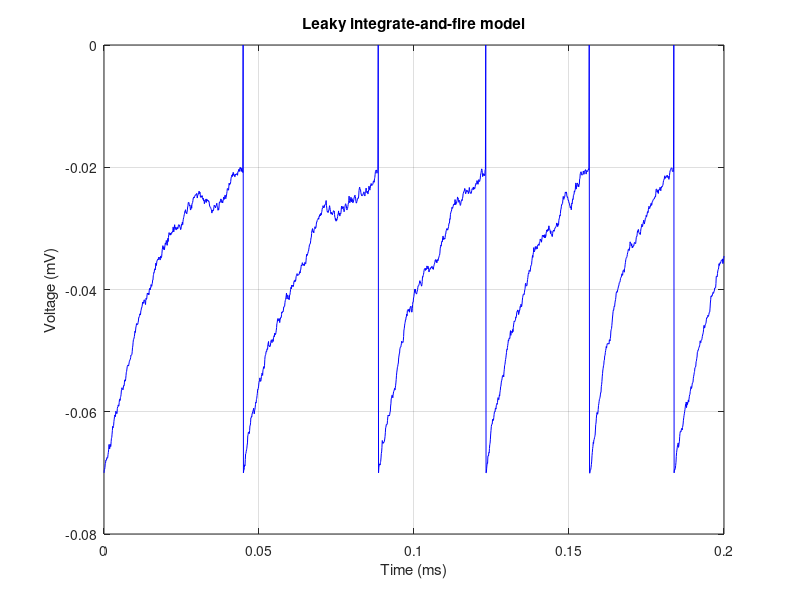

Recreate this plot in MATLAB.
%													
%	Leaky integrate-and-fire model without noise	
%		

% resting potential -> -70 mv to +30 mv
% threshold potential/stimulus -> 50 mv less negative than resting pot
% membrane time constant = r_m * c_m -> around 10ms
% the neuron that just fired goes to a refractory state in which it doesn't respond
%refractory period -> limits the firing rate
% I (t) = Cm(dVm/dt)
% I (t) = - (Vm(t)/Rm) = Cm(dVm/dt)
% RI(t) = - Vm (t) = Omega or R*C (dVm/dt) where omega is R.Cm 

% CLEANUP
clear
clc
clf

%constants
V_th = -0.02;                           % spike threshold -> -50 mv
tau = 0.02;                             % taum -> R*C -> 10 ms or 0.030;
R_m = 3e7;                              % membrane resistance -> 10 Mega ohms or 3e7
C = 1;                                  % membrane capacitance

%time
dt = 0.0001;                           % time in msec or 0.001
dur = 0.2;                             % duration of simulation in msec or 0.5
n_iter = floor(dur ./ dt)+1;           % number of iterations

%potential 
V = zeros(1, n_iter + 1);               % array to store all potential during simulation                          
V_0 = -0.07;                            % initial voltage
EL = V_0;                               % resting potencial
V_reset = V_0 ;                         % reset value
V (1) = V_0;                            % store V_0 in the first index of V

%injected current
I_inj = zeros(1, n_iter + 1);								 
I_inj(1) = 0;                        				% electrode current input --> 2e-9
I_noise = 2e-9 .* random('Normal', 1, dt+1, [1, n_iter]);	% initial current
%I_noise = I_inj(1) .* randn(1, n_iter + 1); 			% se n tem mean eh white noise (gaussian normal distr)

%spike 
time = linspace(0, dur, n_iter + 1);    % time vector of simulation
t_spike = 0;                            % time of a spike occurrence
n_spikes = 0;                           % number of spikes
r_period = 0.002;                       % refractory period

% using Euler's method for diferential equations we have the following
%1. define f(x,y)
%2. input t_0 and y_0
%3. input step size h and the number of steps n
%4. from j = 1 to n do
%	a) m = f(x_0, y_0)
%	b) y_1 = y_0 + h * m;
%	c) t_1 = t_0 + h
%	d) print t_1 and y_1
%	e) t_0 = t_1
%	f) y_0 = y_1
%4. end

for i = 1 : n_iter
    
    dV = ((EL - V(i) + I_inj(1).*R_m + I_noise(i).*R_m) .* dt) ./ tau;       	% LIF equation w/ noise
	V (i + 1) = V (i) + dV;                                             	% update
    if (V (i + 1) > V_th)							% check if potential is high enough for spike to occurr
        if (n_spikes > 0)							% check if spike has already occurred
            if (time (i) >= (t_spike + r_period))		                % check if in refractory period							
                V (i + 1) = V_reset;					        % reset voltage
                t_spike = time (i);						% mark spike time
                V(i) = 0;
                n_spikes = n_spikes+1;				                % increment number of spikes 
            end          
        else 									% no spike has occured 
        	V (i + 1) = V_reset;						% reset potential
            V(i) = 0;
            t_spike = time (i);							% mark spike time
        	n_spikes = n_spikes + 1;					% increment number of spikes
        end 
    end
end

% plotting the graph %
plot(time, V, 'color', 'blue');
title('Leaky integrate-and-fire model');
xlabel('Time (ms)')
ylabel('Voltage (mV)')
grid on
